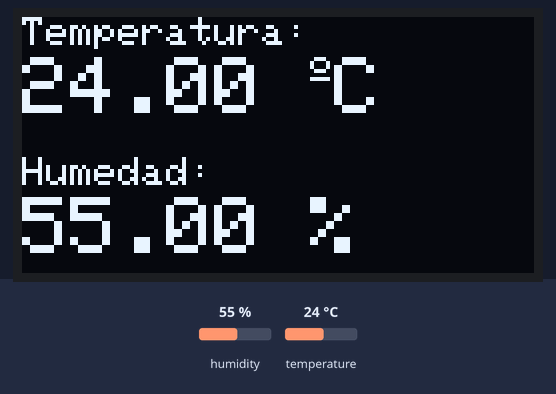
This program was run on a simulated Raspberry Pi Pico. On the bench: 128×64 one-colour display. Inputs (shaded band) come from the test bench; at power-on: humidity 55 %, temperature 24 °C.

Above: at 3.2 s.
3.3 s: humidity set to 22 %
At 8.5 s:
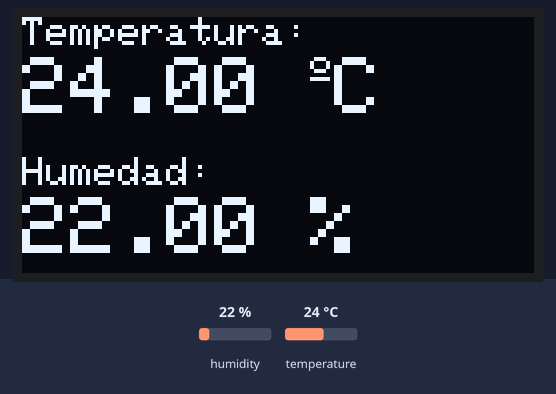
8.9 s: temperature set to 12 °C
At 13.5 s:
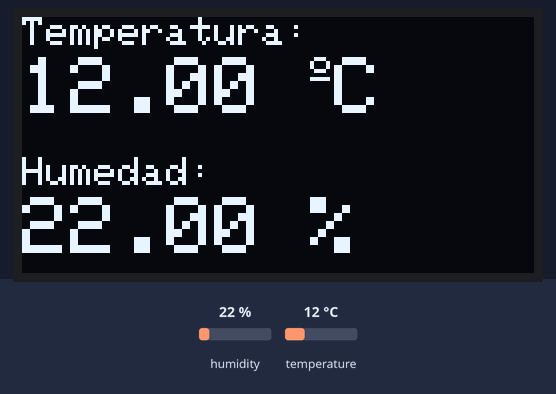
14.5 s: humidity set to 40 %
At 18.4 s:
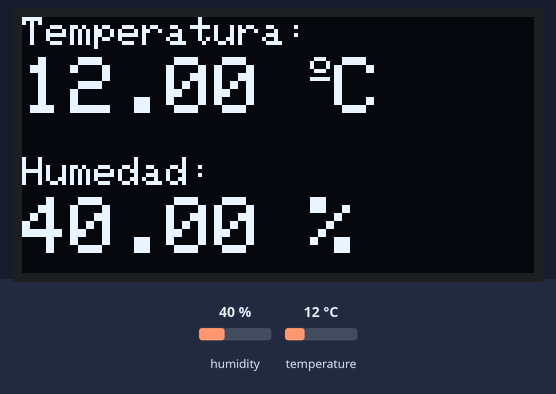
20.1 s: temperature set to 19 °C
At 23.4 s:
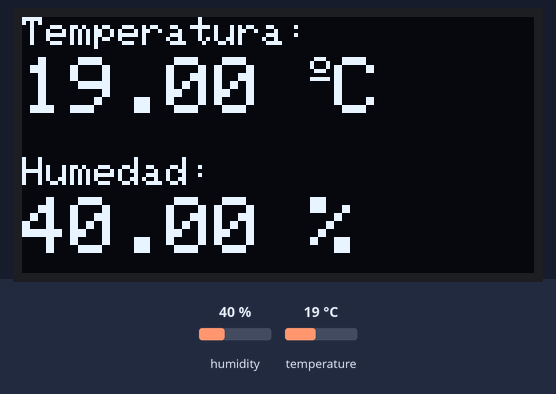
Timing chart, 0 to 24.9 s (numbered marks = the images above; inputs shaded):
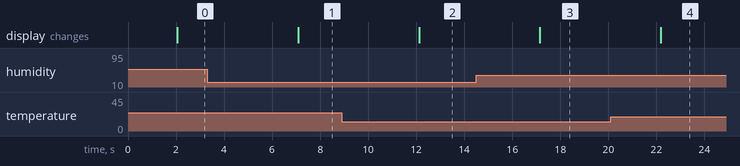

Measured:
- after the input at 3.3 s, the display: changes after 3.8 s (image 1)
- after the input at 8.9 s, the display: changes after 3.2 s (image 2)
- after the input at 14.5 s, the display: changes after 2.7 s (image 3)
- after the input at 20.1 s, the display: changes after 2.1 s (image 4)

The program:

main.cpp
```cpp
#include <Arduino.h>
#include <SPI.h>
#include <Wire.h>
#include <DHT.h>
#include <Adafruit_Sensor.h>
#include <Adafruit_GFX.h>
#include <Adafruit_SH110X.h>

#define i2c_Address   0x3c
#define SCREEN_WIDTH   128
#define SCREEN_HEIGHT   64
#define OLED_RESET      -1
Adafruit_SH1106G display = Adafruit_SH1106G(SCREEN_WIDTH, SCREEN_HEIGHT, &Wire, OLED_RESET);

#define DHTPIN    22
#define DHTTYPE   DHT22
DHT dht(DHTPIN, DHTTYPE);

void setup() {
  Serial.begin(115200);
  dht.begin();
  display.begin(i2c_Address, true);
  display.clearDisplay();
  display.setTextColor(SH110X_WHITE);
  delay(2000);
}

void loop() {

  float t = dht.readTemperature();
  float h = dht.readHumidity();

  if (isnan(h) || isnan(t)) {
    Serial.println("Failed to read from DHT sensor!");
  }

  display.clearDisplay();

  display.setTextSize(1);
  display.setCursor(0,0);
  display.print("Temperatura: ");
  display.setTextSize(2);
  display.setCursor(0,10);
  display.print(t);
  display.print(" ");
  display.setTextSize(1);
  display.cp437(true);
  display.write(167);
  display.setTextSize(2);
  display.print("C");

  display.setTextSize(1);
  display.setCursor(0, 35);
  display.print("Humedad: ");
  display.setTextSize(2);
  display.setCursor(0, 45);
  display.print(h);
  display.print(" %");

  display.display();

  delay(5000);
}
```
